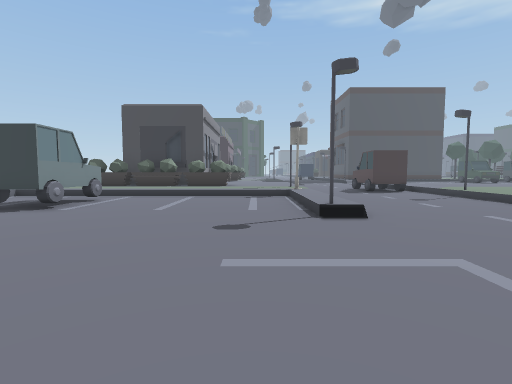
view 1 (above)

23 first-person views from a walk through a 3-D level made in the Unity game engine. The camera is 1.5 m above the floor, tilts 4° down and sees 85° across. The floor is counted in squares, 2 m on a side. Each view is taken from the middle of a square. On the plan, view 1 faces up. The plan holds only what a view shows up to about 10 squares ahead; the rest is blank. The place goes on beyond the plan. Some surface patterns are stand-ins.

view 2
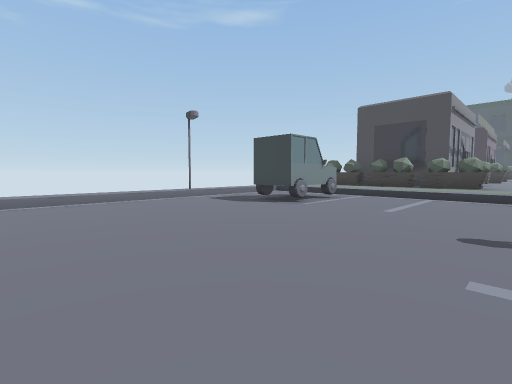

view 3
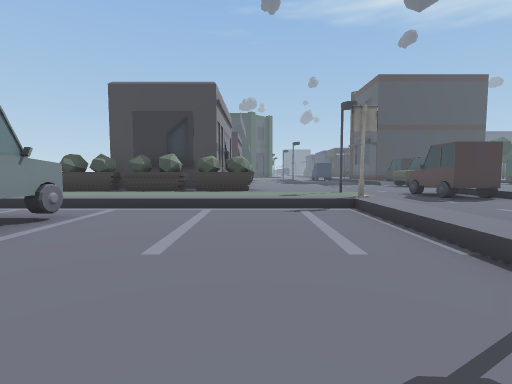

view 4
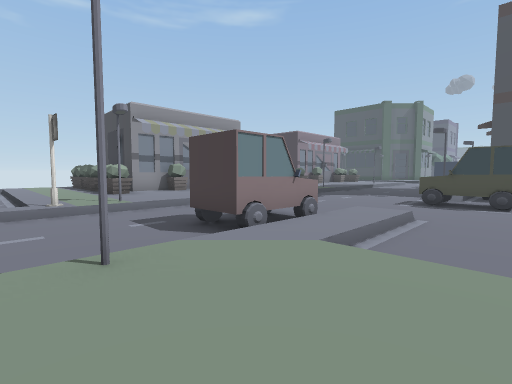

view 5
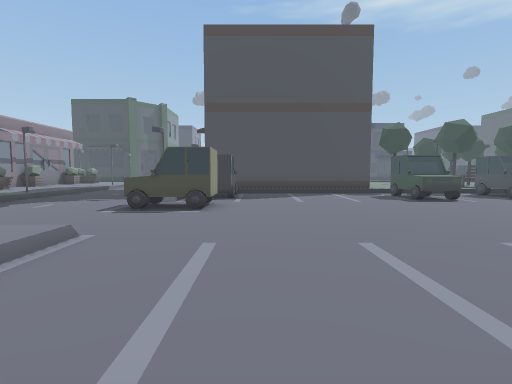

view 6
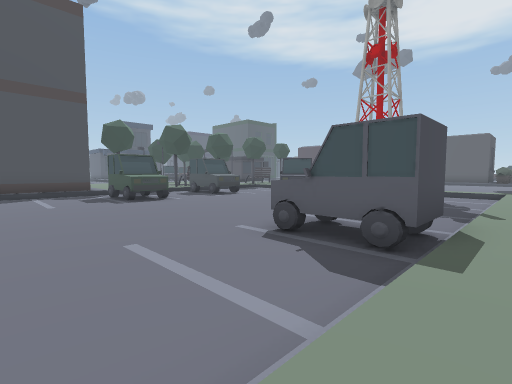

view 7
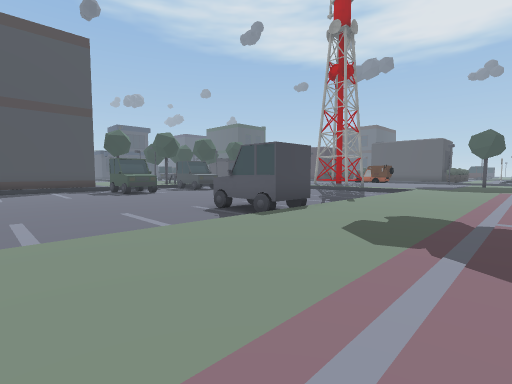

view 8
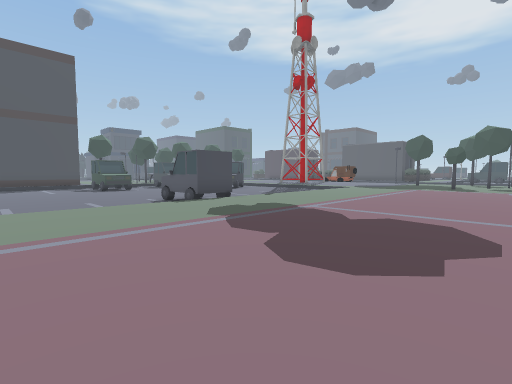

view 9
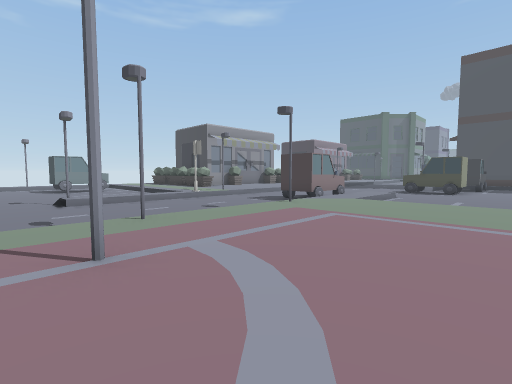

view 10
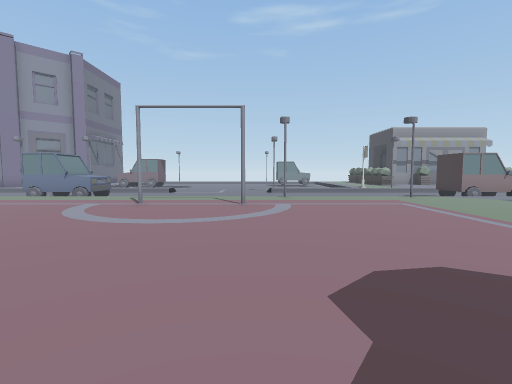

view 11
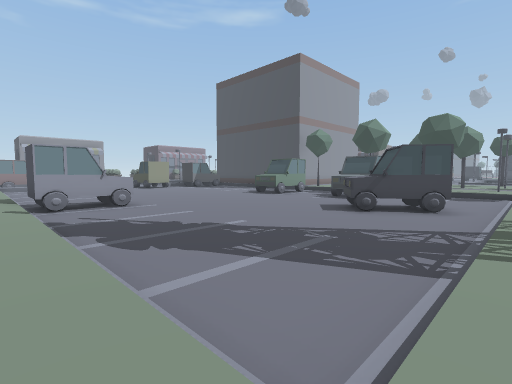

view 12
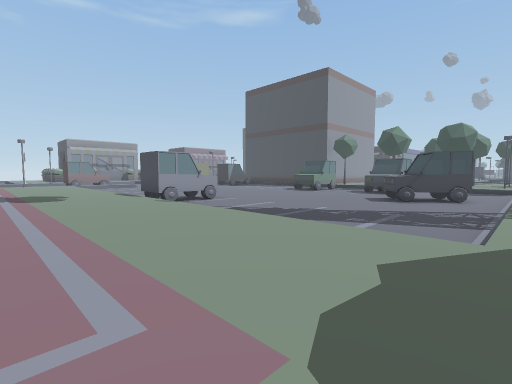

view 13
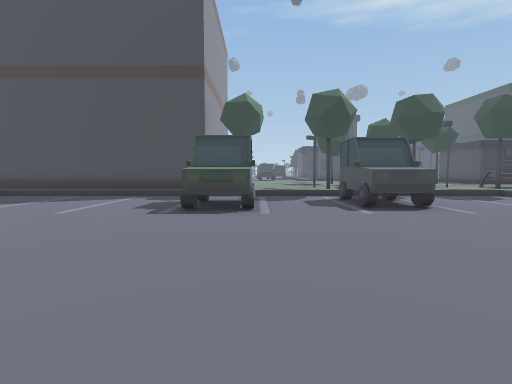

view 14
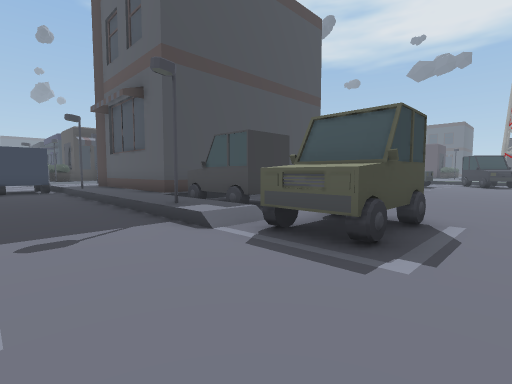

view 15
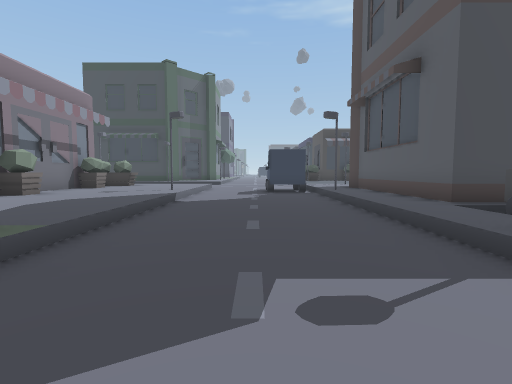

view 16
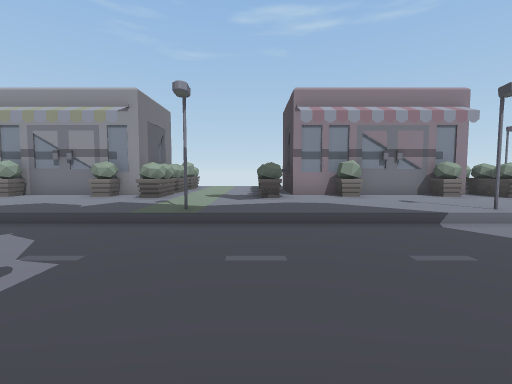

view 17
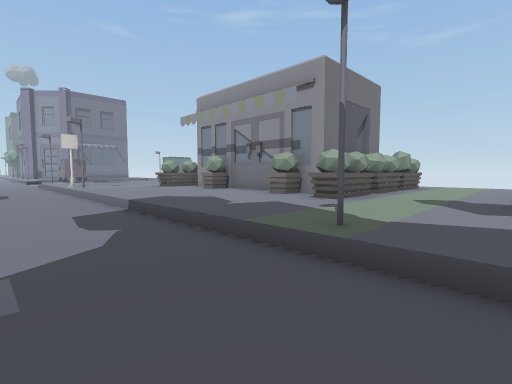

view 18
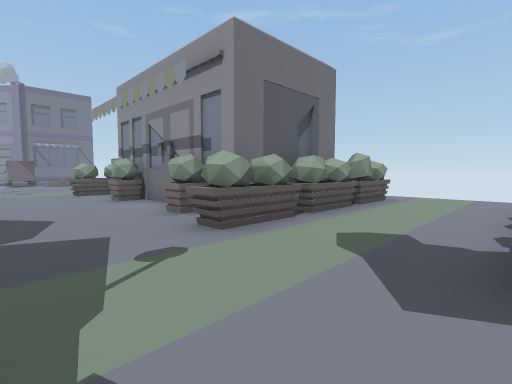

view 19
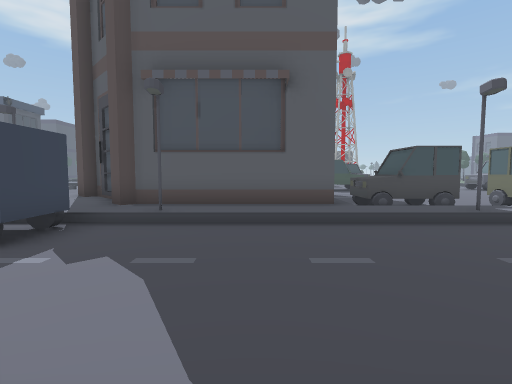

view 20
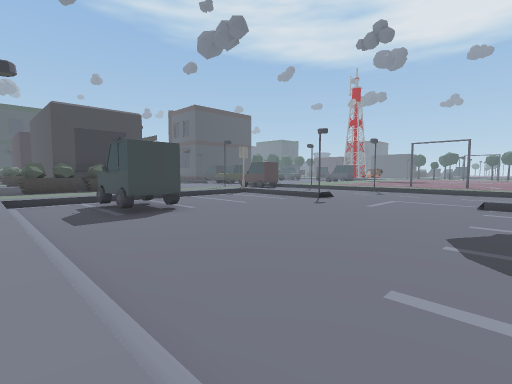

view 21
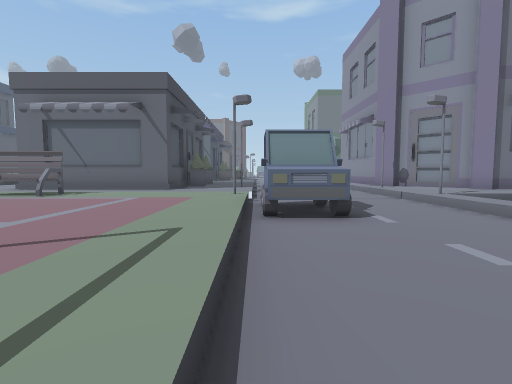

view 22
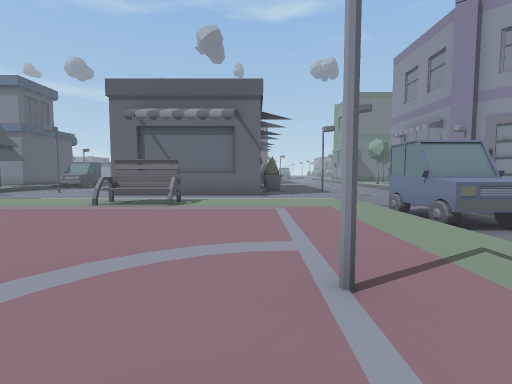

view 23
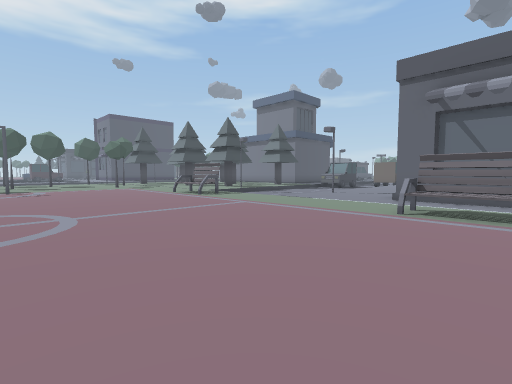

### Floor plan
Key: @ floor where view 1 was taken; # wall or solid block; x gap in a wall; . main floor; : floor 0.5 m higher than the main floor; / step, stairs or slope; = window, fence, low wall or low ledge; ^ raised ledge; O other object.
Columns run from 8 left of view 1 to 25 right of it. Each row starts with its distance up from view 1.
 29      #::     ^#::#
 28      ##:::/.../:##
 27      #:::#/...//#
 26      #::::/.../:#
 25      ##:::/.../:#
 24      #::::/.../:#        :::
 23       ::::/.../:######## #::   ::
 22      x#:::/.../:=x..........=....
 21 :::::::::#/...//^^......^#..^....
 20 ::::::::::/.../:##......##..#....
 19 :######:::/...//.................:
 18     ##::::/....#^.............#^.:
 17      ##:::/....##.............#..:
 16      #::::/......................:
 15      #::::/......................:
 14      ##:::/...//.................:
 13       ::::/..#/:........##.......:
 12  ######:::/..##:........^#.......:
 11  ::::##::#/..##:........##.......:
 10  :::::::::/.../:::::::::::::::::::
  9  ////////#/.../#::::::::::::::::::
  8  ........//.../:::::::::::::::::::
  7 :..##....//.../:::::::::::::::::::
  6 :..^#....//.../:::::::::::::::::
  5 :........#/.../#::::::::::::::::
  4 :............./:#::::::::::::
  3 :............./::::::::
  2 :............./::::::::::::::
  1 :............./:#:::::::::::::::#
  0 :.......@//.../:::::::::::::::::
 -1 :........//.../::::::::::::::::
 -2          //..##:::::::::::::::
 -3          //..^#::::::::::::::
 -4        //#/.../#:::^#::::::^
 -5        //:/.../::   ##:::::
 -6       ##::.. ..: OOOOOO::.
 -7        #  #      O

Where each view was taken, in squares from view 1:
view 1: 0 up, 0 right, facing up
view 2: 0 up, 0 right, facing up-left
view 3: 3 up, 1 left, facing up
view 4: 8 up, 9 right, facing up-left
view 5: 10 up, 10 right, facing up
view 6: 10 up, 12 right, facing up-right
view 7: 7 up, 11 right, facing up-right
view 8: 4 up, 11 right, facing up-right
view 9: 3 up, 11 right, facing up-left
view 10: 4 up, 15 right, facing left
view 11: 10 up, 25 right, facing up-left
view 12: 7 up, 25 right, facing up-left
view 13: 14 up, 17 right, facing up
view 14: 16 up, 4 right, facing up-right
view 15: 18 up, 4 right, facing up
view 16: 22 up, 7 right, facing left
view 17: 22 up, 4 right, facing down-left
view 18: 22 up, 1 right, facing down-left
view 19: 25 up, 1 right, facing right
view 20: 1 down, 8 left, facing up-right
view 21: 3 up, 6 right, facing down
view 22: 3 up, 9 right, facing down
view 23: 2 up, 11 right, facing down-right
